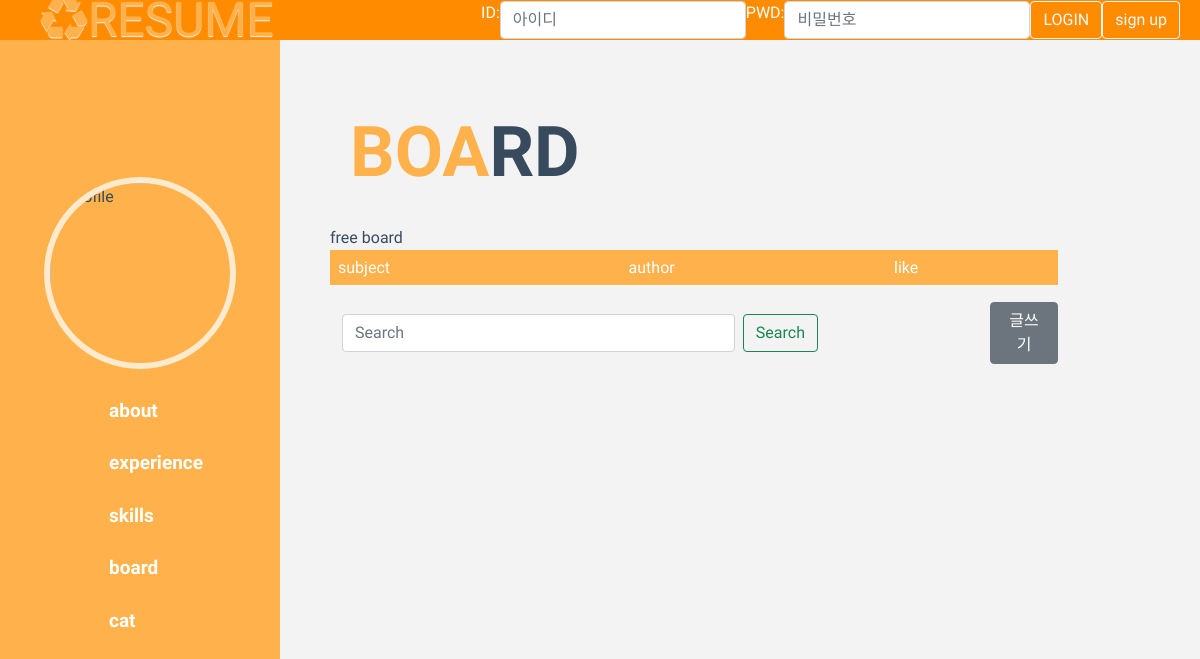
/board/list/, run on the app's committed database.
### main/models.py (models this page shows, shortened)
class Menu (models.Model):
    name = models.CharField(max_length=10)
    link = models.CharField(max_length=100)
    body = models.TextField(null=True)

### board/views.py (the view)
# urls.py: path('list/',views.index, name="list"),
def index(request):
    inner = Menu.objects.get(name = "board")
    global menu
    posts = Board.objects.all().order_by('-created_at')
    context = {
        'menu' : menu,
        'body' : inner.body,
        'posts': posts,
    }
    return render(request, 'board/index.html', context)

### board/templates/board/index.html (shortened to what this page needs)
{%extends 'main/base.html'%}
{%load static%}
{%block contents%}
{{ body|safe }}
<table class="table table-hover">
    <thead style ="background-color: #ffb24b; color: white;">
        <td>subject</td>
        <td>author</td>
        <td>like</td>
    </thead>
</table>
<table>
    <td>
    <nav style= "min-width: 300px; max-width: 500px;">
        <div class="container-fluid">
          <form class="d-flex" action ="{%url 'board:search' keyword='keyword'%}">
            <input class="form-control me-2" type="search" placeholder="Search" id="keyworld" name ="keyword" aria-label="Search">
            <button class="btn btn-outline-success" type="submit">Search</button>
          </form>
        </div>
      </nav>
      </td>
    <td style="width: 68px;"><a href="{%url 'board:create'%}">
        <button type="button" class="btn btn-secondary">글쓰기</button></a></td>
</div>
{%endblock%}

### main/templates/main/base.html (shortened to what this page needs)
{%load static%}
<html lang="ko">
<head>
  <link href="https://cdn.jsdelivr.net/npm/bootstrap@5.0.0-beta2/dist/css/bootstrap.min.css" rel="stylesheet">
  <link rel="stylesheet" href="{% static 'main/style.css' %}">
</head>
<body>
  <div id="loginbar">
    <div><h1 class="logo" >♻RESUME</h1></div>
    <div style='display: flex;'>
    {% if user.is_authenticated %}
      <form method="POST" action="{% url 'accounts:logout' %}">
        {% csrf_token %}
        {{ user.get_username }}, Welcome !!
          <button type="submit" class="btn btn-outline-light">LOGOUT</button>
          </form>
          {%if user.is_superuser%}
          <a href="/admin"><button action="button" class="btn btn-light">ADMIN</button></a>
          {%endif%}
        {% else %}
        <form method = "POST" action= "{%url 'accounts:login'%}">
          <div style="display: flex;">
              ID: <input class="form-control" id ="username" name="username" type="text" placeholder="아이디">
              PWD: <input class="form-control" id ="password" name="password" type="password" placeholder="비밀번호">
              <button type ="submit" class="btn btn-outline-light">LOGIN</button>
          </div>
        </form>
        <a href="{%url 'accounts:sign_up'%}"><button type ="submit" class="btn btn-outline-light">sign up</button> </a>
        {%endif%}
        </div>
  </div>
<div id="resume_container">
  <div class="navbar">
    <img id="profile" src="https://encrypted-tbn0.gstatic.com/images?q=tbn:ANd9GcRbCsHf5uBlOOhD8eHe_fs6utEl8zYzgx6l4Q&usqp=CAU" alt="Profile">
    <ul class="resume_links">
      {%for i in menu%}
      <li class="resume_link"><a href="/{{i.link}}">{{i.name}}</a></li>
      {%endfor%}
    </ul>
  </div>
  <div class="resume_sections">
    <div class="resume_section">
      {%block contents%}
      {%endblock%}
    </div>
  </div>
</body>
</html>

### main/static/main/style.css (style rules this page uses)
* { padding: 0; margin: 0; box-sizing: border-box; }
#resume_container { display: flex; font-family: "Archivo Black", sans-serif; color: #384b5e; background-color: #f3f3f3; height: calc(100vh - 40px); }
.navbar { width: 280px; height: calc(100vh -40px); background-color: #ffb24b; display: flex; flex-direction: column; justify-content: center; align-items: center; }
.resume_sections { width: calc(100% - 280px); height: calc(100vh- 40px); overflow: scroll; }
#profile { width: 192px; height: 192px; object-fit: cover; border-radius: 50%; border: 6px solid #ffeacd; margin-bottom: 16px; }
a { text-decoration: none; }
.resume_links { list-style-type: none; }
.resume_link { font-size: 19px; font-weight: bolder; padding: 12px 0px; }
.resume_link a { color: white; }
.resume_section { display: flex; flex-direction: column; justify-content: center; padding: 50px; width: 90%; }
.highlight { color: #ffb24b; }
h1 { font-size: 70px; margin: 20px; }
h1.section-title { font-weight: bolder; margin-bottom: 32px; }
#loginbar { font-family: "Archivo Black", sans-serif; color:white; font-size: 1rem; background-color: darkorange; display: flex; align-items: center; justify-content:space-between; height: 8px; padding:20px }
.logo { text-shadow: 0px 1px 1px #f3f3f3; color: #ffb24b; font-size: 3rem; }

### data on the page
Menu: name "about"
Menu: name "experience"
Menu: name "skills"
Menu: name "board", body "BOA RD free board"
Menu: name "cat"
